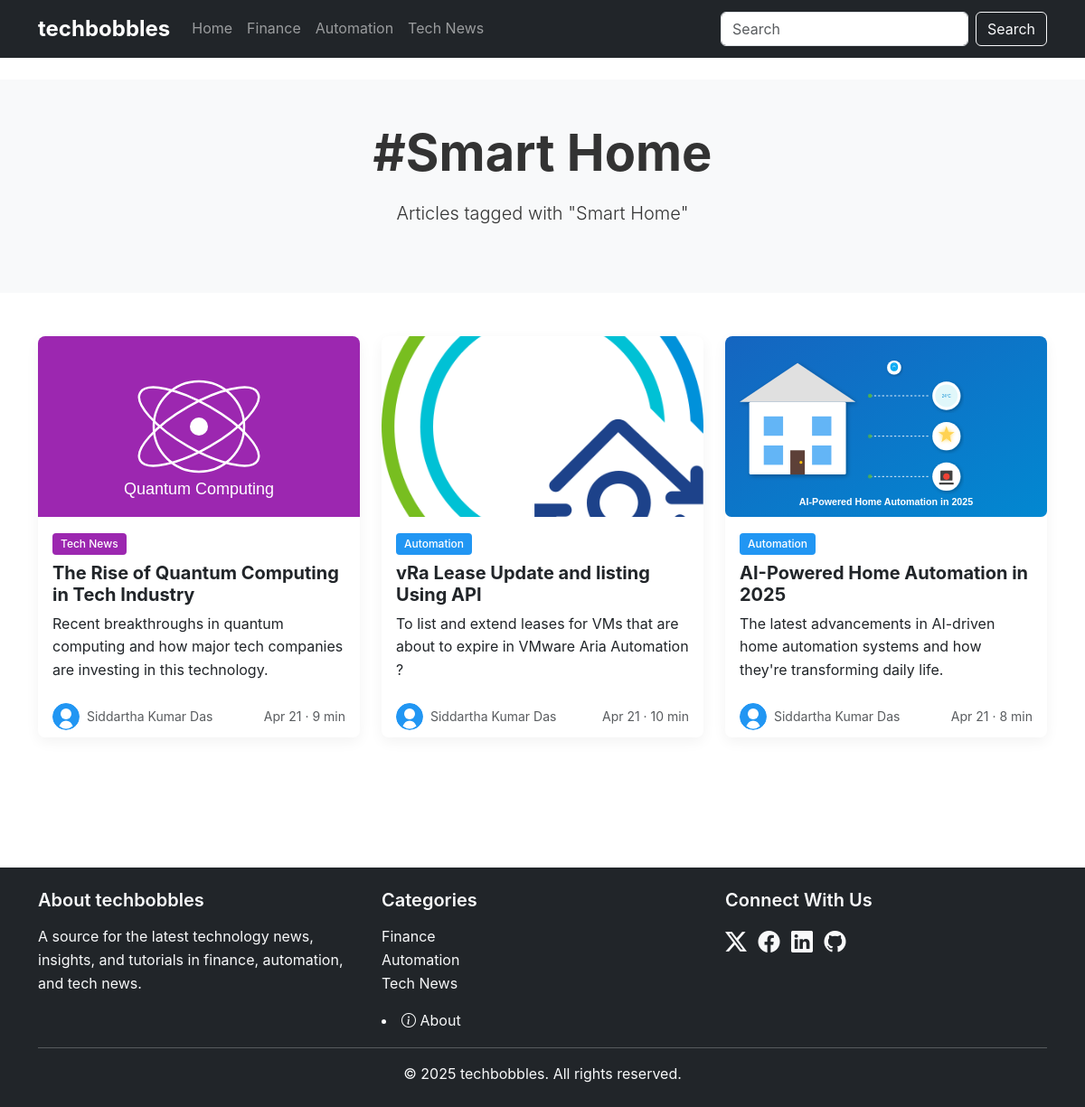
Screenshot of /topic/smart-home with the database file from the repository.
### app.py (models this page shows)
class Category(db.Model):
    id = db.Column(db.Integer, primary_key=True)
    name = db.Column(db.String(50), nullable=False)
    slug = db.Column(db.String(50), unique=True, nullable=False)
    description = db.Column(db.String(200))
    color = db.Column(db.String(20))
    posts = db.relationship('Post', backref='category', lazy=True)

class Topic(db.Model):
    id = db.Column(db.Integer, primary_key=True)
    name = db.Column(db.String(50), nullable=False)
    slug = db.Column(db.String(50), unique=True, nullable=False)

class Post(db.Model):
    id = db.Column(db.Integer, primary_key=True)
    title = db.Column(db.String(200), nullable=False)
    slug = db.Column(db.String(200), unique=True, nullable=False)
    excerpt = db.Column(db.Text, nullable=False)
    content = db.Column(db.Text, nullable=False)
    publish_date = db.Column(db.DateTime, nullable=False, default=datetime.utcnow)
    read_time = db.Column(db.Integer, default=5)
    featured = db.Column(db.Boolean, default=False)
    featured_image = db.Column(db.String(200))
    category_id = db.Column(db.Integer, db.ForeignKey('category.id'), nullable=False)
    author_id = db.Column(db.Integer, db.ForeignKey('author.id'), nullable=False)
    topics = db.relationship('Topic', secondary='post_topics', backref=db.backref('posts', lazy='dynamic'))

class Author(db.Model):
    id = db.Column(db.Integer, primary_key=True)
    name = db.Column(db.String(100), nullable=False)
    email = db.Column(db.String(100), unique=True, nullable=False)
    bio = db.Column(db.Text)
    avatar = db.Column(db.String(200))
    posts = db.relationship('Post', backref='author', lazy=True)

### app.py (the view)
@app.route('/topic/<slug>')
def topic(slug):
    topic = Topic.query.filter_by(slug=slug).first_or_404()
    posts = topic.posts.order_by(Post.publish_date.desc()).all()
    return render_template('topic.html',
                           topic=topic,
                           posts=posts)

### app.py (called while the page is built)
@app.context_processor
def inject_now():
    return {'now': datetime.utcnow()}

@app.context_processor
def inject_categories():
    return {'categories': Category.query.all()}

### templates/topic.html (shortened to what this page needs)
{% extends 'base.html' %}
{% block content %}
<section class="py-5 bg-light">
    <div class="container">
        <div class="row justify-content-center">
            <div class="col-md-8 text-center">
                <h1 class="display-4 fw-bold mb-3">#{{ topic.name }}</h1>
                <p class="lead mb-4">Articles tagged with "{{ topic.name }}"</p>
            </div>
        </div>
    </div>
</section>
<section class="py-5">
    <div class="container">
        <div class="row">
            {% for post in posts %}
            <div class="col-md-6 col-lg-4 mb-4">
                <div class="card post-card h-100">
                    <img src="{{ post.featured_image }}" class="card-img-top" alt="{{ post.title }}">
                    <div class="card-body">
                        <div class="mb-2">
                            <span class="badge" style="background-color: {{ post.category.color }}">{{ post.category.name }}</span>
                        </div>
                        <h5 class="card-title">{{ post.title }}</h5>
                        <p class="card-text">{{ post.excerpt | truncate(120) }}</p>
                    </div>
                    <div class="card-footer bg-white border-0">
                        <div class="d-flex justify-content-between align-items-center">
                            <div class="d-flex align-items-center">
                                <img src="{{ post.author.avatar }}" alt="{{ post.author.name }}" class="rounded-circle me-2" width="30" height="30">
                                <small class="text-muted">{{ post.author.name }}</small>
                            </div>
                            <small class="text-muted">{{ post.publish_date.strftime('%b %d') }} · {{ post.read_time }} min</small>
                        </div>
                    </div>
                </div>
            </div>
            {% endfor %}
        </div>
    </div>
</section>
{% endblock %}

### templates/base.html (shortened to what this page needs)
<!DOCTYPE html>
<html lang="en">
<head>
    <link href="https://cdn.jsdelivr.net/npm/bootstrap@5.3.2/dist/css/bootstrap.min.css" rel="stylesheet">
    <link rel="stylesheet" href="https://cdn.jsdelivr.net/npm/bootstrap-icons@1.11.0/font/bootstrap-icons.css">
    <link rel="stylesheet" href="{{ url_for('static', filename='css/styles.css') }}">
</head>
<body>
    <header class="site-header">
        <nav class="navbar navbar-expand-lg navbar-dark bg-dark">
            <div class="container">
                <a class="navbar-brand" href="{{ url_for('home') }}">techbobbles</a>
                <div class="collapse navbar-collapse" id="navbarNav">
                    <ul class="navbar-nav me-auto">
                        <li class="nav-item">
                            <a class="nav-link" href="{{ url_for('home') }}">Home</a>
                        </li>
                        {% for cat in categories %}
                        <li class="nav-item">
                            <a class="nav-link" href="{{ url_for('category', slug=cat.slug) }}">{{ cat.name }}</a>
                        </li>
                        {% endfor %}
                    </ul>
                    <form class="d-flex" role="search" method="get" action="{{ url_for('search') }}">
                        <input class="form-control me-2" type="search" name="q" placeholder="Search" required>
                        <button class="btn btn-outline-light" type="submit">Search</button>
                    </form>
                </div>
            </div>
        </nav>
    </header>
    <main class="py-4">
        {% block content %}{% endblock %}
    </main>
    <footer class="bg-dark text-light py-4 mt-5">
        <div class="container">
            <div class="row">
                <div class="col-md-4">
                    <h5>About techbobbles</h5>
                    <p>A source for the latest technology news, insights, and tutorials in finance, automation, and tech news.</p>
                </div>
                <div class="col-md-4">
                    <h5>Categories</h5>
                    <ul class="list-unstyled">
                        {% for cat in categories %}
                        <li><a href="{{ url_for('category', slug=cat.slug) }}" class="text-light">{{ cat.name }}</a></li>
                        {% endfor %}
                    </ul>
                    <li class="mt-2">
                        <a href="{{ url_for('about') }}" class="text-light">
                            <i class="bi bi-info-circle"></i> About
                        </a>
                    </li>
                </div>
                <div class="col-md-4">
                    <h5>Connect With Us</h5>
                    <div class="social-icons">
                        <a href="https://x.com/vicidas" class="text-light me-2"><i class="bi bi-twitter-x"></i></a>
                        <a href="https://www.facebook.com/siddartha.das" class="text-light me-2"><i class="bi bi-facebook"></i></a>
                        <a href="https://www.linkedin.com/in/siddartha-das-0973544a/" class="text-light me-2"><i class="bi bi-linkedin"></i></a>
                        <a href="https://github.com/siddartha1192/Siddartha" class="text-light"><i class="bi bi-github"></i></a>
                    </div>
                </div>
            </div>
            <hr>
            <p class="text-center mb-0">&copy; {{ now.year }} techbobbles. All rights reserved.</p>
        </div>
    </footer>
</body>
</html>

### static/css/styles.css (style rules this page uses)
:root { --finance-color: #4CAF50; --automation-color: #2196F3; --tech-news-color: #9C27B0; }
body { font-family: 'Inter', -apple-system, BlinkMacSystemFont, 'Segoe UI', Roboto, Oxygen, Ubuntu, Cantarell, 'Open Sans', 'Helvetica Neue', sans-serif; color: #333; line-height: 1.6; padding: 0px; }
a { text-decoration: none; color: #0066cc; transition: color 0.2s; }
.navbar-brand { font-weight: 700; font-size: 1.5rem; }
.post-card { transition: transform 0.3s; box-shadow: 0 5px 15px rgba(0, 0, 0, 0.05); border: none; border-radius: 0.5rem; overflow: hidden; padding: 0px; }
.post-card .card-img-top { height: 200px; object-fit: cover; }
.post-card .card-title { font-weight: 700; }
.post-card .badge { font-weight: 500; }
footer { margin-top: 3rem; }
footer h5 { font-weight: 600; margin-bottom: 1rem; }
.social-icons a { font-size: 1.5rem; margin-right: 1rem; }
.badge { padding: 0.5em 0.75em; font-weight: 500; border-radius: 0.25rem; color: white; }

### rows the page displays
Category: name "Finance"
Category: name "Automation"
Category: name "Tech News"
Topic: name "Smart Home"
Post: featured_image (picture), category.name "Tech News", title "The Rise of Quantum Computing in Tech Industry", excerpt "Recent breakthroughs in quantum computing and how major tech companies are investing in this technology.", author.avatar (picture), author.name "Siddartha Kumar Das", publish_date "Apr 21", read_time "9"
Post: featured_image (picture), category.name "Automation", title "vRa Lease Update and listing Using API", excerpt "To list and extend leases for VMs that are about to expire in VMware Aria Automation ?", author.avatar (picture), author.name "Siddartha Kumar Das", publish_date "Apr 21", read_time "10"
Post: featured_image (picture), category.name "Automation", title "AI-Powered Home Automation in 2025", excerpt "The latest advancements in AI-driven home automation systems and how they're transforming daily life.", author.avatar (picture), author.name "Siddartha Kumar Das", publish_date "Apr 21", read_time "8"
